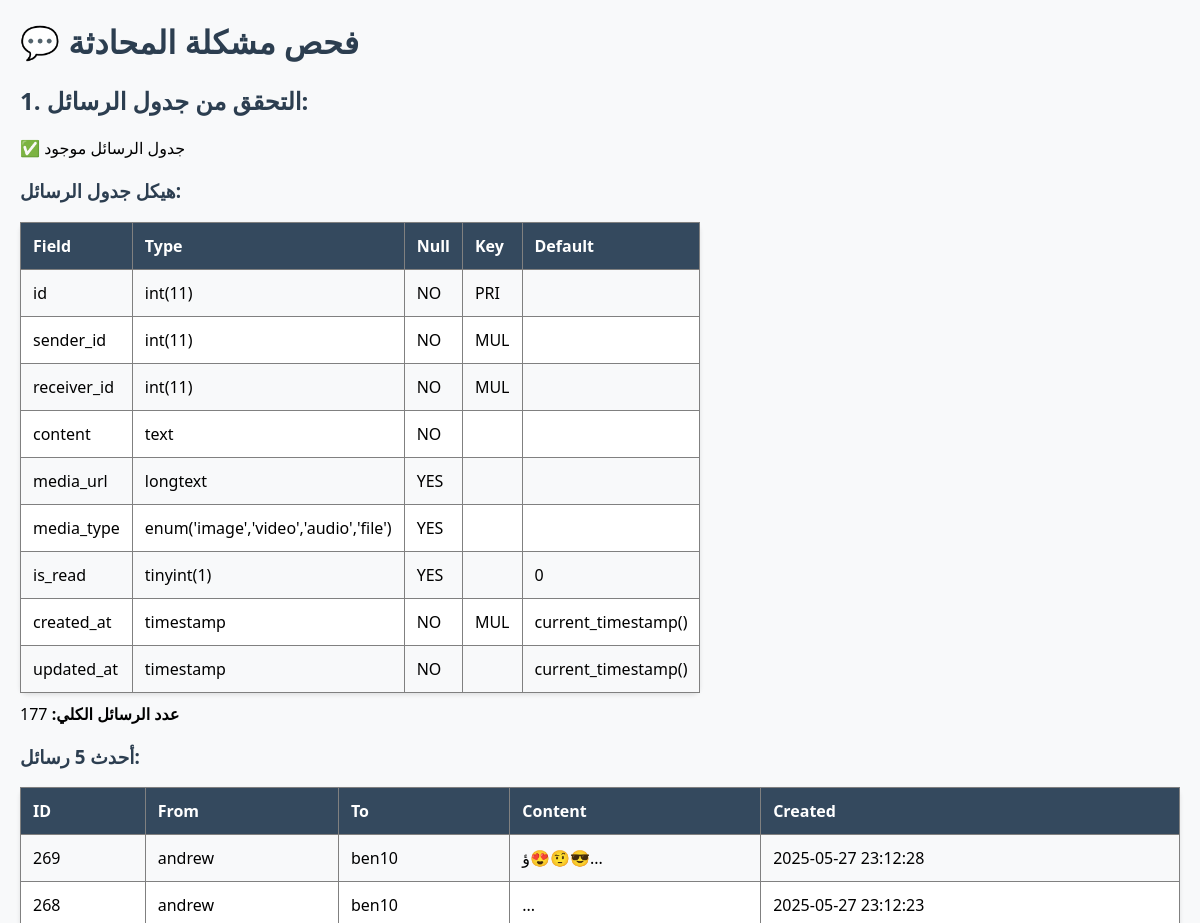
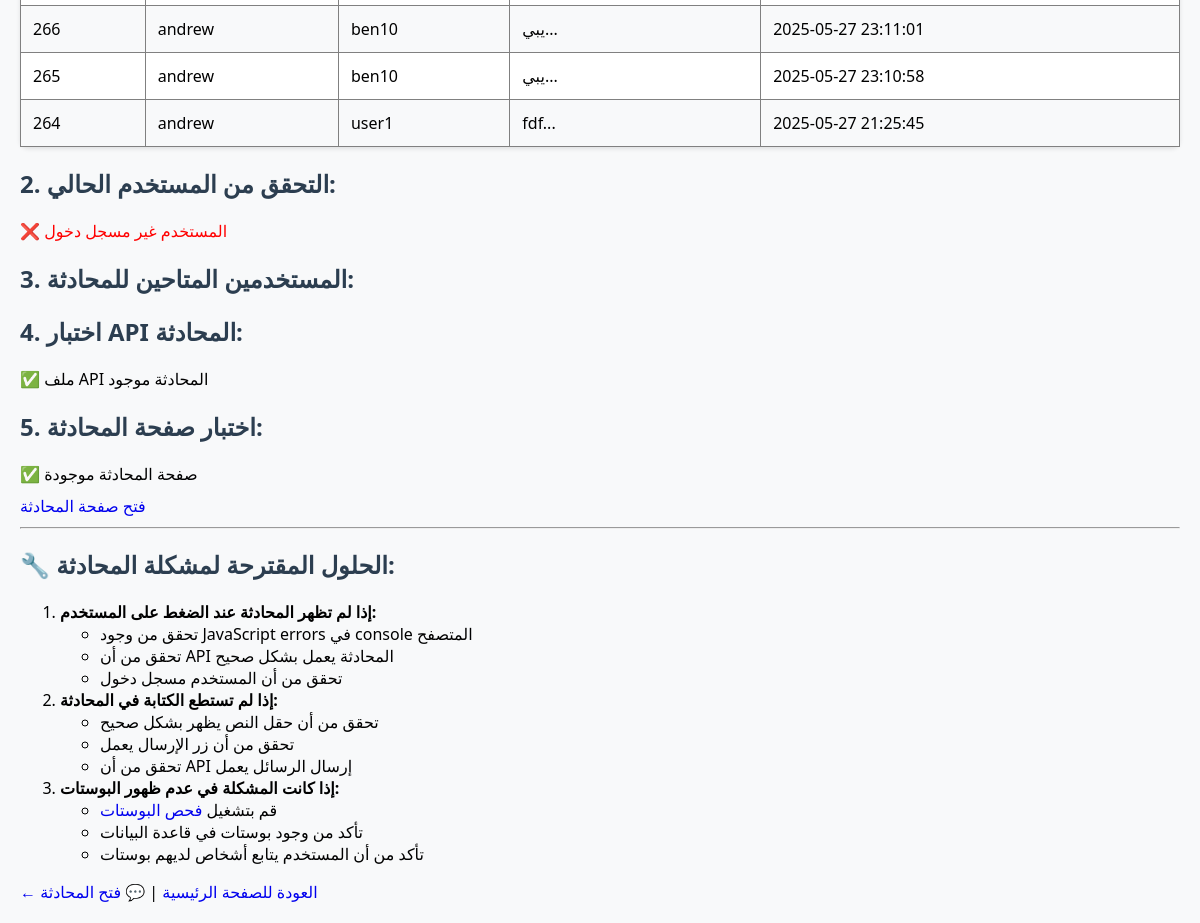
Screenshot of /debug_chat_issue.php with the database file from the repository (2 pictures, top to bottom).
### tables this page shows
CREATE TABLE `messages` (
  `id` int(11) NOT NULL AUTO_INCREMENT,
  `sender_id` int(11) NOT NULL,
  `receiver_id` int(11) NOT NULL,
  `content` text NOT NULL,
  `media_url` longtext DEFAULT NULL,
  `media_type` enum('image','video','audio','file') DEFAULT NULL,
  `is_read` tinyint(1) DEFAULT 0,
  `created_at` timestamp NOT NULL DEFAULT current_timestamp(),
  `updated_at` timestamp NOT NULL DEFAULT current_timestamp() ON UPDATE current_timestamp(),
  PRIMARY KEY (`id`),
  KEY `idx_sender` (`sender_id`),
  KEY `idx_receiver` (`receiver_id`),
  KEY `idx_created_at` (`created_at`),
  CONSTRAINT `messages_ibfk_1` FOREIGN KEY (`sender_id`) REFERENCES `users` (`id`) ON DELETE CASCADE,
  CONSTRAINT `messages_ibfk_2` FOREIGN KEY (`receiver_id`) REFERENCES `users` (`id`) ON DELETE CASCADE
);

CREATE TABLE `users` (
  `id` int(11) NOT NULL AUTO_INCREMENT,
  `username` varchar(50) NOT NULL,
  `email` varchar(255) NOT NULL,
  `password` varchar(255) NOT NULL,
  `profile_picture` varchar(255) DEFAULT NULL,
  `bio` text DEFAULT NULL,
  `created_at` timestamp NOT NULL DEFAULT current_timestamp(),
  `updated_at` timestamp NOT NULL DEFAULT current_timestamp() ON UPDATE current_timestamp(),
  `last_active` timestamp NOT NULL DEFAULT current_timestamp() ON UPDATE current_timestamp(),
  `last_message_time` datetime DEFAULT NULL,
  `first_name` varchar(50) DEFAULT '',
  `last_name` varchar(50) DEFAULT '',
  `avatar_url` varchar(255) DEFAULT '/WEP/assets/images/default-avatar.png',
  `last_activity` timestamp NOT NULL DEFAULT current_timestamp() ON UPDATE current_timestamp(),
  `location` varchar(255) DEFAULT NULL,
  `website` varchar(255) DEFAULT NULL,
  `phone` varchar(20) DEFAULT NULL,
  `is_verified` tinyint(1) DEFAULT 0,
  `is_private` tinyint(1) DEFAULT 0,
  PRIMARY KEY (`id`),
  UNIQUE KEY `username` (`username`),
  UNIQUE KEY `email` (`email`)
);

### debug_chat_issue.php (the view, shortened to what this page needs)
<?php
require_once 'config.php';
echo "<h1>💬 فحص مشكلة المحادثة</h1>";
try {
    $pdo = new PDO($dsn, $db_user, $db_pass, $pdo_options);
    $pdo->setAttribute(PDO::ATTR_ERRMODE, PDO::ERRMODE_EXCEPTION);
    echo "<h2>1. التحقق من جدول الرسائل:</h2>";
    $check_messages_table = $pdo->query("SHOW TABLES LIKE 'messages'");
    if ($check_messages_table->rowCount() > 0) {
        echo "✅ جدول الرسائل موجود<br>";
        $describe = $pdo->query("DESCRIBE messages");
        echo "<h3>هيكل جدول الرسائل:</h3>";
        echo "<table border='1' style='border-collapse: collapse; margin: 10px 0;'>";
        echo "<tr><th>Field</th><th>Type</th><th>Null</th><th>Key</th><th>Default</th></tr>";
        while ($row = $describe->fetch(PDO::FETCH_ASSOC)) {
            echo "<tr>";
            echo "<td>{$row['Field']}</td>";
            echo "<td>{$row['Type']}</td>";
            echo "<td>{$row['Null']}</td>";
            echo "<td>{$row['Key']}</td>";
            echo "<td>{$row['Default']}</td>";
            echo "</tr>";
        }
        echo "</table>";
        $count_stmt = $pdo->query("SELECT COUNT(*) FROM messages");
        $messages_count = $count_stmt->fetchColumn();
        echo "<p><strong>عدد الرسائل الكلي:</strong> {$messages_count}</p>";
        if ($messages_count > 0) {
            echo "<h3>أحدث 5 رسائل:</h3>";
            $messages_stmt = $pdo->query("
                SELECT m.*,
                       u1.username as sender_username,
                       u2.username as receiver_username
                FROM messages m
                LEFT JOIN users u1 ON m.sender_id = u1.id
                LEFT JOIN users u2 ON m.receiver_id = u2.id
                ORDER BY m.created_at DESC
                LIMIT 5
            ");
            $messages = $messages_stmt->fetchAll(PDO::FETCH_ASSOC);
            echo "<table border='1' style='border-collapse: collapse; margin: 10px 0; width: 100%;'>";
            echo "<tr><th>ID</th><th>From</th><th>To</th><th>Content</th><th>Created</th></tr>";
            foreach ($messages as $message) {
                echo "<tr>";
                echo "<td>{$message['id']}</td>";
                echo "<td>{$message['sender_username']}</td>";
                echo "<td>{$message['receiver_username']}</td>";
                echo "<td>" . substr($message['content'], 0, 50) . "...</td>";
                echo "<td>{$message['created_at']}</td>";
                echo "</tr>";
            }
            echo "</table>";
        }
    } else {
        echo "<p style='color: red;'>❌ جدول الرسائل غير موجود</p>";
        echo "<p>سيتم إنشاؤه تلقائياً عند إرسال أول رسالة</p>";
    }
    echo "<h2>2. التحقق من المستخدم الحالي:</h2>";
    if (isset($_SESSION['user_id'])) {
        $user_id = $_SESSION['user_id'];
        echo "<p>✅ المستخدم مسجل دخول - ID: {$user_id}</p>";
        $user_stmt = $pdo->prepare("SELECT * FROM users WHERE id = ?");
        $user_stmt->execute([$user_id]);
        $user = $user_stmt->fetch(PDO::FETCH_ASSOC);
        if ($user) {
            echo "<p>✅ بيانات المستخدم: {$user['username']} ({$user['first_name']} {$user['last_name']})</p>";
        } else {
            echo "<p style='color: red;'>❌ لا يمكن العثور على بيانات المستخدم</p>";
        }
    } else {
        echo "<p style='color: red;'>❌ المستخدم غير مسجل دخول</p>";
    }
    echo "<h2>3. المستخدمين المتاحين للمحادثة:</h2>";
    echo "<h2>4. اختبار API المحادثة:</h2>";
    if (file_exists('api/chat.php')) {
        echo "<p>✅ ملف API المحادثة موجود</p>";
    } else {
        echo "<p style='color: red;'>❌ ملف API المحادثة غير موجود</p>";
    }
    echo "<h2>5. اختبار صفحة المحادثة:</h2>";
    if (file_exists('chat.php')) {
        echo "<p>✅ صفحة المحادثة موجودة</p>";
        echo "<p><a href='chat.php' target='_blank'>فتح صفحة المحادثة</a></p>";
    } else {
        echo "<p style='color: red;'>❌ صفحة المحادثة غير موجودة</p>";
    }
} catch (Exception $e) {
    echo "<p style='color: red;'>❌ خطأ: " . $e->getMessage() . "</p>";
}
echo "<hr>";
echo "<h2>🔧 الحلول المقترحة لمشكلة المحادثة:</h2>";
echo "<ol>";
echo "<li><strong>إذا لم تظهر المحادثة عند الضغط على المستخدم:</strong>";
echo "<ul>";
echo "<li>تحقق من وجود JavaScript errors في console المتصفح</li>";
echo "<li>تحقق من أن API المحادثة يعمل بشكل صحيح</li>";
echo "<li>تحقق من أن المستخدم مسجل دخول</li>";
echo "</ul></li>";
echo "<li><strong>إذا لم تستطع الكتابة في المحادثة:</strong>";
echo "<ul>";
echo "<li>تحقق من أن حقل النص يظهر بشكل صحيح</li>";
echo "<li>تحقق من أن زر الإرسال يعمل</li>";
echo "<li>تحقق من أن API إرسال الرسائل يعمل</li>";
echo "</ul></li>";
echo "<li><strong>إذا كانت المشكلة في عدم ظهور البوستات:</strong>";
echo "<ul>";
echo "<li>قم بتشغيل <a href='debug_posts_issue.php'>فحص البوستات</a></li>";
echo "<li>تأكد من وجود بوستات في قاعدة البيانات</li>";
echo "<li>تأكد من أن المستخدم يتابع أشخاص لديهم بوستات</li>";
echo "</ul></li>";
echo "</ol>";
echo "<p><a href='home.php'>← العودة للصفحة الرئيسية</a> | <a href='chat.php'>💬 فتح المحادثة</a></p>";
?>

### debug_chat_issue.php (style rules this page uses)
h1, h2, h3 { color: #2c3e50; }
table { background: white; margin: 10px 0; border-radius: 8px; box-shadow: 0 2px 4px rgba(0,0,0,0.1); }
th, td { padding: 12px; text-align: left; }
th { background: #34495e; color: white; }
tr:nth-child(even) { background: #f8f9fa; }
p { margin: 10px 0; }
a { text-decoration: none; border-radius: 4px; }

### rows the page displays
messages: id "269", sender.username "andrew", receiver.username "ben10", content "ؤ😍🤨😎", created_at "2025-05-27 23:12:28"
messages: id "268", sender.username "andrew", receiver.username "ben10", created_at "2025-05-27 23:12:23"
messages: id "266", sender.username "andrew", receiver.username "ben10", content "يبي", created_at "2025-05-27 23:11:01"
messages: id "265", sender.username "andrew", receiver.username "ben10", content "يبي", created_at "2025-05-27 23:10:58"
messages: id "264", sender.username "andrew", receiver.username "user1", content "fdf", created_at "2025-05-27 21:25:45"

### other values shown
$row['Field'] "id"
$row['Type'] "int(11)"
$row['Null'] "NO"
$row['Key'] "PRI"
$row['Field'] "sender_id"
$row['Key'] "MUL"
$row['Field'] "receiver_id"
$row['Field'] "content"
$row['Type'] "text"
$row['Field'] "media_url"
$row['Type'] "longtext"
$row['Null'] "YES"
$row['Field'] "media_type"
$row['Type'] "enum('image','video','audio','file')"
$row['Field'] "is_read"
